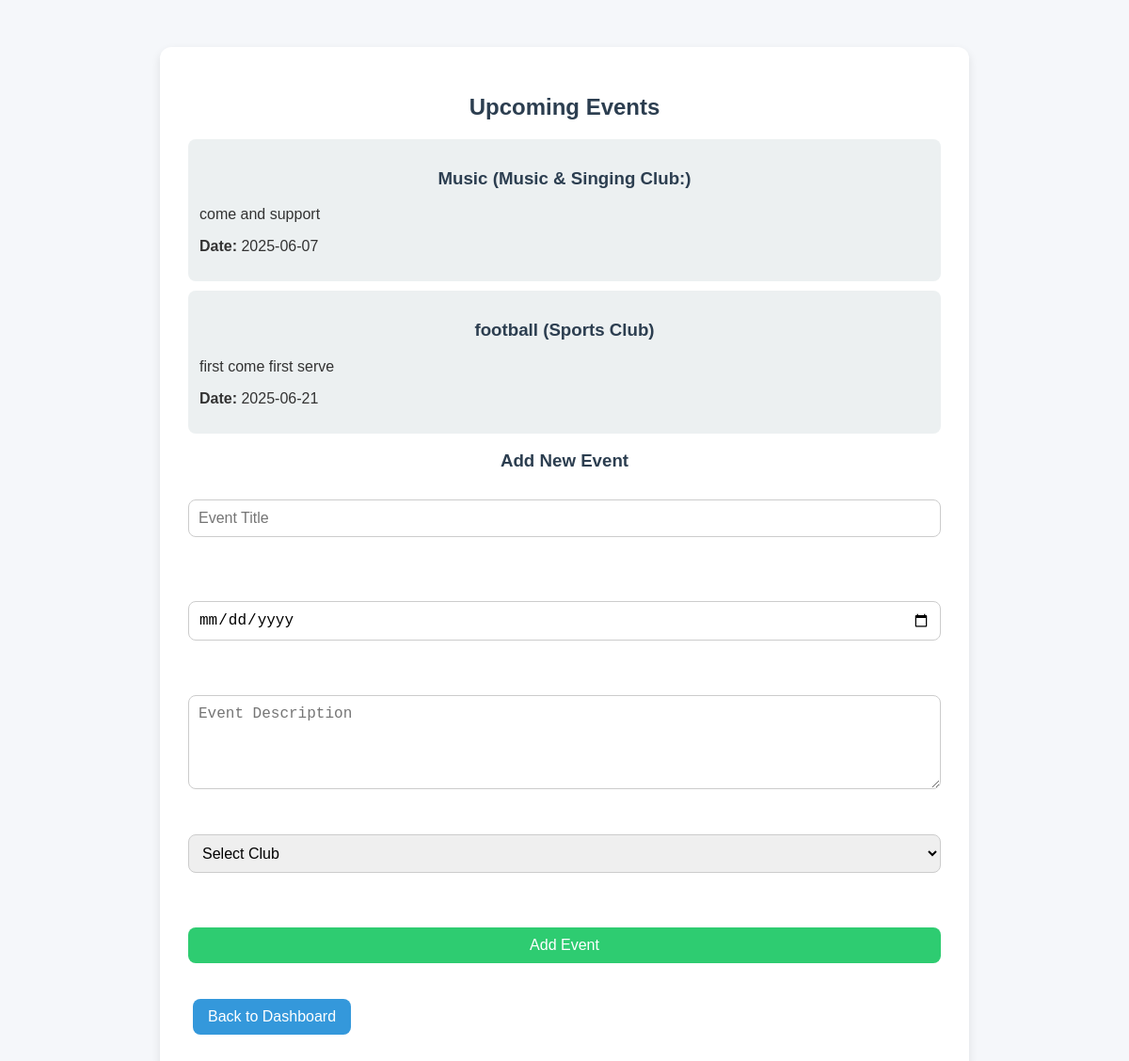
/view_event.php (signed in), run on the app's committed database.
### tables this page shows
CREATE TABLE `events` (
  `id` int(11) NOT NULL,
  `club_id` int(11) DEFAULT NULL,
  `title` varchar(100) DEFAULT NULL,
  `description` text DEFAULT NULL,
  `event_date` date DEFAULT NULL
);

CREATE TABLE `clubs` (
  `id` int(11) NOT NULL,
  `name` varchar(100) DEFAULT NULL,
  `description` text DEFAULT NULL
);

### view_event.php (the view, shortened to what this page needs)
<?php
include 'db.php';
$sql = "SELECT events.id, events.title, events.description, events.event_date, clubs.name AS club_name
        FROM events
        JOIN clubs ON events.club_id = clubs.id
        ORDER BY events.event_date ASC";
$result = $conn->query($sql);
?>
<!DOCTYPE html>
<html>
<head>
    <link rel="stylesheet" href="style.css">
</head>
<body>
<div class="container">
    <h2>Upcoming Events</h2>
    <?php if ($result->num_rows > 0): ?>
        <ul>
            <?php while ($event = $result->fetch_assoc()): ?>
                <li>
                    <h3><?php echo htmlspecialchars($event['title']); ?> (<?php echo htmlspecialchars($event['club_name']); ?>)</h3>
                    <p><?php echo htmlspecialchars($event['description']); ?></p>
                    <p><strong>Date:</strong> <?php echo $event['event_date']; ?></p>
                </li>
            <?php endwhile; ?>
        </ul>
    <?php else: ?>
        <p>No events found.</p>
    <?php endif; ?>
    <h3>Add New Event</h3>
    <form method="post" action="">
        <input type="text" name="title" placeholder="Event Title" required><br>
        <input type="date" name="event_date" required><br>
        <textarea name="description" placeholder="Event Description" required></textarea><br>
        <select name="club_id" required>
            <option value="">Select Club</option>
        </select><br>
        <input type="submit" name="submit" value="Add Event">
    </form>
    <br>
    <a href="dashboard.php">Back to Dashboard</a>
</div>
</body>
</html>

### style.css (style rules this page uses)
body { font-family: Arial, sans-serif; background-color: #f4f4f4; margin: 0; padding: 0; }
.container { max-width: 800px; margin: auto; padding: 20px; background-color: #fff; border-radius: 8px; box-shadow: 0 2px 10px rgba(0, 0, 0, 0.1); }
h2 { text-align: center; color: #333; }
input { width: 100%; padding: 10px; margin: 10px 0; border-radius: 5px; border: 1px solid #ddd; }
a { color: #4CAF50; text-decoration: none; }
body { font-family: Arial, sans-serif; background-color: #f5f7fa; margin: 0; padding: 0; color: #333; }
.container { width: 90%; max-width: 800px; margin: 50px auto; background: #fff; padding: 30px; border-radius: 12px; box-shadow: 0 4px 10px rgba(0, 0, 0, 0.1); }
h1, h2, h3 { text-align: center; color: #2c3e50; }
a { display: inline-block; text-decoration: none; background-color: #3498db; color: #fff; padding: 10px 16px; margin: 10px 5px; border-radius: 8px; transition: background-color 0.3s ease; }
form { margin-top: 20px; display: flex; flex-direction: column; gap: 15px; }
input[type="text"], input[type="date"], textarea, select { width: 100%; padding: 10px; border: 1px solid #ccc; border-radius: 8px; font-size: 16px; box-sizing: border-box; }
textarea { resize: vertical; height: 100px; }
ul { list-style: none; padding: 0; }
ul li { margin: 10px 0; padding: 12px; background: #ecf0f1; border-radius: 8px; }
input[type="submit"] { background-color: #2ecc71; color: white; padding: 10px; border: none; border-radius: 8px; font-size: 16px; cursor: pointer; transition: background-color 0.3s ease; }

### data on the page
events: title "Music", club.name "Music & Singing Club:", description "come and support", event_date "2025-06-07"
events: title "football", club.name "Sports Club", description "first come first serve", event_date "2025-06-21"
